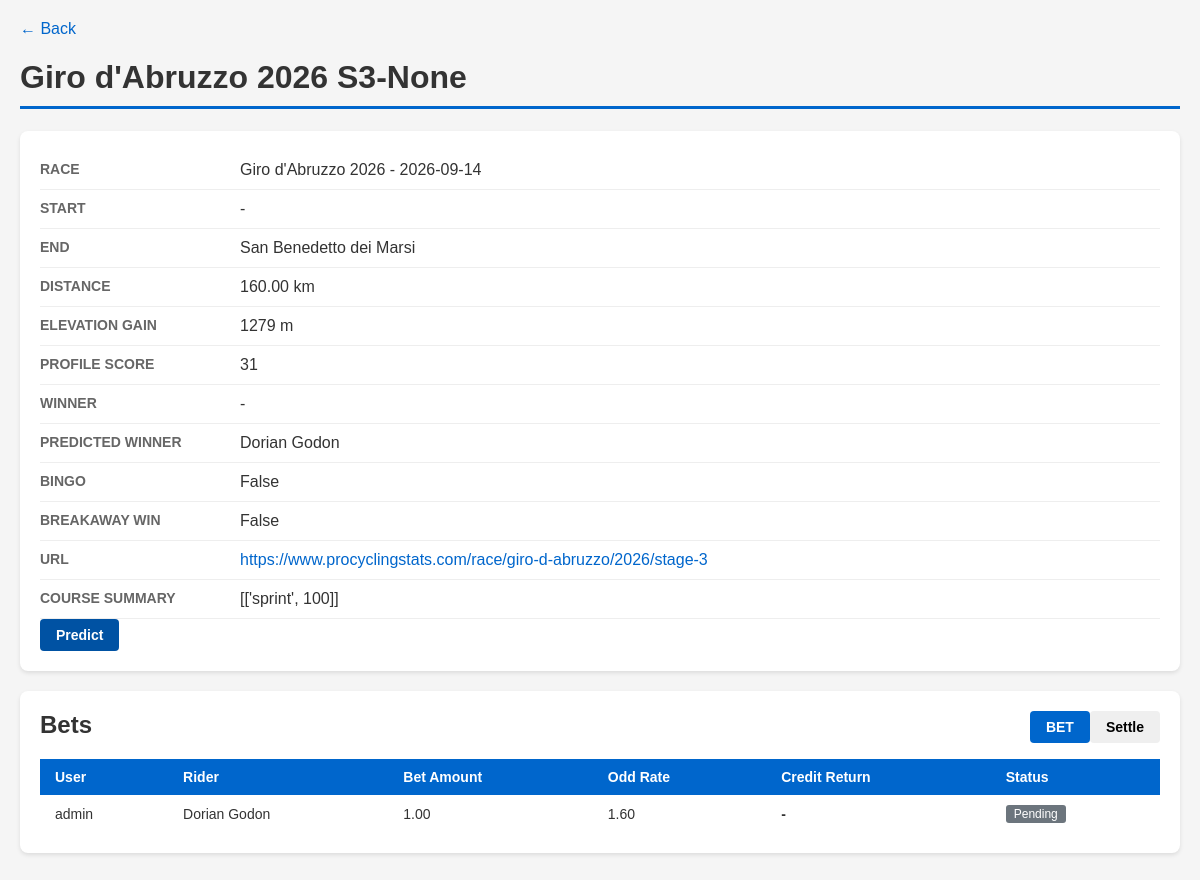
The app's page /course/159/, older data.
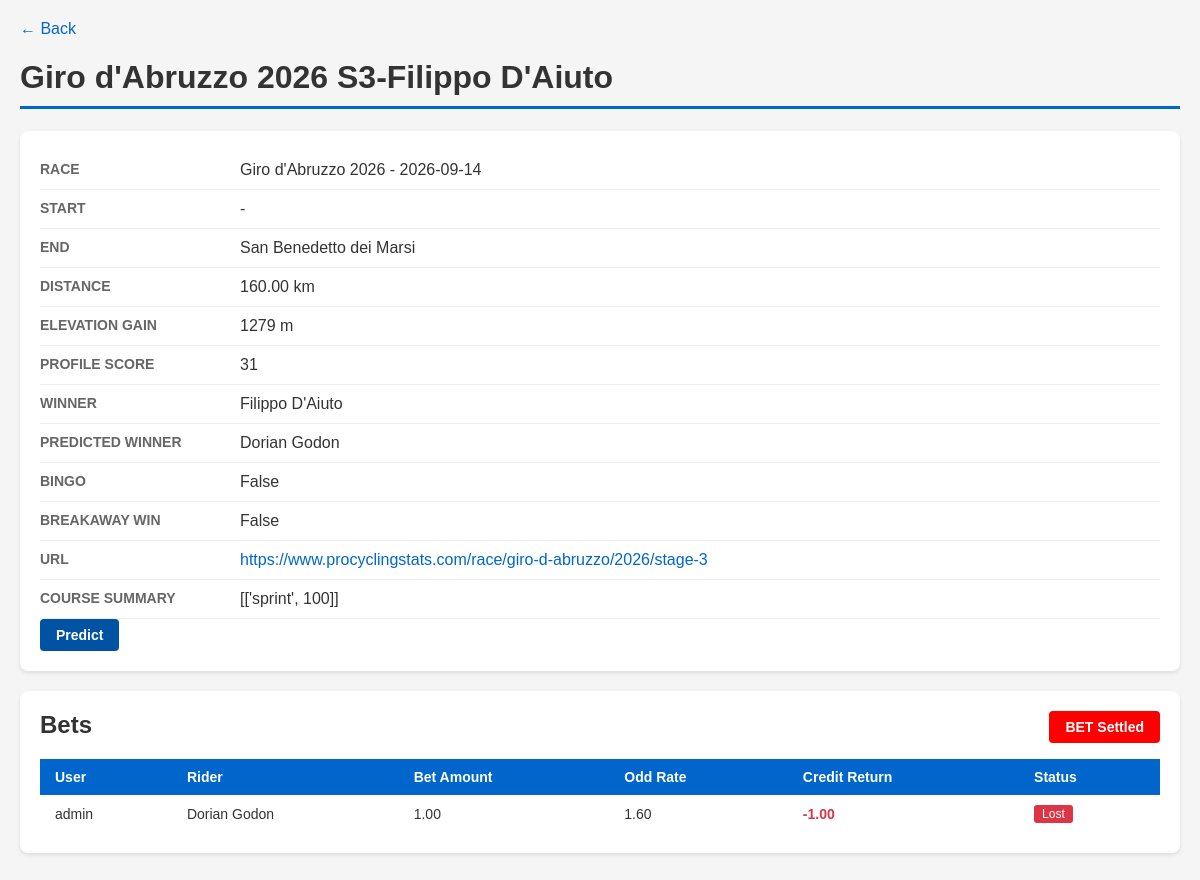
The same page, newer data.
### uci/models/course.py (models this page shows, shortened)
class Course(models.Model):
    DEFAULT_BET_AMOUNT = Decimal('1')
    race = models.ForeignKey(Race, on_delete=models.CASCADE, related_name='courses')
    name = models.CharField(max_length=200)
    start = models.CharField(max_length=120, null=True, blank=True)
    end = models.CharField(max_length=120, null=True, blank=True)
    distance_km = models.DecimalField(max_digits=6, decimal_places=2, null=True, blank=True)
    elevation_gain_m = models.IntegerField(null=True, blank=True)
    note = models.TextField(max_length=500, null=True, blank=True)
    key_point = models.JSONField(null=True, blank=True, default=list)
    course_summary = models.JSONField(null=True, blank=True)
    profile_score = models.IntegerField(null=True, blank=True)
    profile_score_20k = models.IntegerField(null=True, blank=True)
    winner = models.ForeignKey(Rider, on_delete=models.CASCADE, null=True, blank=True, related_name='course_winner')
    predict_winner = models.ForeignKey(Rider, on_delete=models.CASCADE, null=True, blank=True, related_name='course_predict_winner')
    pre_analysis = models.TextField(max_length=3000, null=True, blank=True)
    course_url = models.URLField(null=True, blank=True)
    is_won_by_breakaway = models.BooleanField(default=False)
    bingo_rate = models.DecimalField(max_digits=6, decimal_places=2, null=True, blank=True)
    settled = models.BooleanField(default=False)
    def __init__(self, *args, **kwargs):
        super().__init__(*args, **kwargs)
        self.__original_predict_winner_id = self.predict_winner_id
    def __str__(self):
        return f"{self.name}-{self.winner}"
    @property
    def bingo(self):
        return self.predict_winner == self.winner and self.winner is not None

### uci/models/bet.py (models this page shows, shortened)
class Bet(models.Model):
    STATUS_CHOICES = [
        ('pending', 'Pending'),
        ('won', 'Won'),
        ('lost', 'Lost'),
        ('cancelled', 'Cancelled'),
    ]
    user = models.ForeignKey(User, on_delete=models.CASCADE, related_name='bets')
    rider = models.ForeignKey(Rider, on_delete=models.CASCADE, related_name='bets')
    course = models.ForeignKey(Course, on_delete=models.CASCADE, related_name='bets')
    odd_rate = models.DecimalField(max_digits=6, decimal_places=2)
    bet_amount = models.DecimalField(max_digits=6, decimal_places=2, null=True, blank=True)
    status = models.CharField(max_length=10, choices=STATUS_CHOICES, default='pending')
    credit_return = models.DecimalField(max_digits=6, decimal_places=2, null=True, blank=True)

### uci/models/race.py (models this page shows, shortened)
class Race(models.Model):
    CATEGORY_CHOICES = [
        ('classic', 'Classic'),
        ('high_mountain', 'High Mountain'),
        ('flat', 'Flat'),
        ('tour', 'Tour'),
        ('weekly', 'Weekly'),
    ]
    name = models.CharField(max_length=200)
    date = models.DateField(null=True, blank=True)
    location = models.CharField(max_length=200)
    category = models.CharField(max_length=50, choices=CATEGORY_CHOICES, default='classic')
    winner = models.ForeignKey(Rider, on_delete=models.CASCADE, null=True, blank=True, related_name='race_winner')
    predict_winner = models.ForeignKey(Rider, on_delete=models.CASCADE, null=True, blank=True, related_name='race_predict_winner')
    one_day_race = models.BooleanField(default=False)
    note = models.TextField(null=True, blank=True)
    class Meta:
        ordering = ['-date']
    def __str__(self):
        return f"{self.name} - {self.date}"

### uci/models/rider.py (models this page shows, shortened)
class Rider(models.Model):
    FORM_TREND_CHOICES = [
        ('high', '↑'),
        ('increase', '↗'),
        ('normal', '→'),
        ('decrease', '↘'),
        ('low', '↓'),
    ]
    FORM_TO_TREND = {1: 'low', 2: 'decrease', 3: 'normal', 4: 'increase', 5: 'high'}
    SCORE_VALIDATORS = [MinValueValidator(1), MaxValueValidator(100)]
    name = models.CharField(max_length=100, unique=True)
    nationality = models.CharField(max_length=100, null=True, blank=True)
    date_of_birth = models.DateField(null=True, blank=True)
    note = models.TextField(max_length=500, null=True, blank=True)
    form = models.IntegerField(validators=[MinValueValidator(1), MaxValueValidator(5)], null=True, blank=True)
    form_trend = models.CharField(max_length=10, choices=FORM_TREND_CHOICES, null=True, blank=True, default='normal')
    form_duration = models.IntegerField(null=True, blank=True, default=14)
    date_duration_start = models.DateField(null=True, blank=True)
    breakaway = models.BooleanField(default=False)
    breakaway_note = models.CharField(max_length=100, null=True, blank=True)
    attack_index = models.IntegerField(null=True, blank=True, default=0)
    score_climb = models.IntegerField(null=True, blank=True, default=1, validators=SCORE_VALIDATORS)
    score_wave = models.IntegerField(null=True, blank=True, default=1, validators=SCORE_VALIDATORS)
    score_punch = models.IntegerField(null=True, blank=True, default=1, validators=SCORE_VALIDATORS)
    score_tt = models.IntegerField(null=True, blank=True, default=1, validators=SCORE_VALIDATORS)
    score_sprint = models.IntegerField(null=True, blank=True, default=1, validators=SCORE_VALIDATORS)
    score_steep = models.IntegerField(null=True, blank=True, default=1, validators=SCORE_VALIDATORS)
    limit_distance = models.FloatField(null=True, blank=True, default=10)
    limit_slope = models.FloatField(null=True, blank=True, default=10)
    form_history_cache = models.JSONField(default=list, blank=True)
    watch_listed = models.BooleanField(default=False)
    FORM_HISTORY_CACHE_MAX = 10
    class Meta:
        ordering = ['name']  # for admin
    def __str__(self):
        return f"{self.name}"

### uci/views.py (the view)
# urls.py: path('course/<int:pk>/', views.course_detail, name='course_detail'),
def course_detail(request, pk):
    course = get_object_or_404(Course, pk=pk)
    bets = Bet.objects.filter(course=course).select_related('user', 'rider')
    riders = Rider.objects.all()
    users = User.objects.all()
    return render(request, 'uci/course_detail.html', {'course': course, 'bets': bets, 'riders': riders, 'users': users})

### uci/templates/uci/course_detail.html (shortened to what this page needs)
<!DOCTYPE html>
<html lang="en">
<head>
</head>
<body>
    <a href="/">&larr; Back</a>
    <h1>{{ course }}</h1>
    <div class="card">
        <div class="field">
            <span class="label">Race</span>
            <span class="value">{{ course.race }}</span>
        </div>
        <div class="field">
            <span class="label">Start</span>
            <span class="value">{{ course.start|default:"-" }}</span>
        </div>
        <div class="field">
            <span class="label">End</span>
            <span class="value">{{ course.end|default:"-" }}</span>
        </div>
        <div class="field">
            <span class="label">Distance</span>
            <span class="value">{% if course.distance_km %}{{ course.distance_km }} km{% else %}-{% endif %}</span>
        </div>
        <div class="field">
            <span class="label">Elevation Gain</span>
            <span class="value">{% if course.elevation_gain_m %}{{ course.elevation_gain_m }} m{% else %}-{% endif %}</span>
        </div>
        <div class="field">
            <span class="label">Profile Score</span>
            <span class="value">{{ course.profile_score|default:"-" }}</span>
        </div>
        <div class="field">
            <span class="label">Winner</span>
            <span class="value">{{ course.winner|default:"-" }}</span>
        </div>
        <div class="field">
            <span class="label">Predicted Winner</span>
            <span class="value">{{ course.predict_winner|default:"-" }}</span>
        </div>
        <div class="field">
            <span class="label">Bingo</span>
            <span class="value">{{ course.bingo }}</span>
        </div>
        <div class="field">
            <span class="label">Breakaway Win</span>
            <span class="value">{{ course.is_won_by_breakaway }}</span>
        </div>
        {% if course.course_url %}
        <div class="field">
            <span class="label">URL</span>
            <span class="value"><a href="{{ course.course_url }}" target="_blank">{{ course.course_url }}</a></span>
        </div>
        {% endif %}
        {% if course.course_summary %}
        <div class="field">
            <span class="label">Course summary</span>
            <span class="value">{{ course.course_summary }}</span>
        </div>
        {% endif %}
        <a class="btn btn-predict" href="{% url 'uci:course_predict' course.pk %}">Predict</a>
    </div>
    <div class="card">
        <h2 style="margin-top:0; color:#333; display:inline-block;">Bets</h2>
        {% if not course.settled %}
            <button class="btn btn-settle" style="float:right;" onclick="document.getElementById('settleModal').classList.add('active')">Settle</button>
            <button class="btn btn-bet" style="float:right;" onclick="document.getElementById('betModal').classList.add('active')">BET</button>
        {% else %}
            <button class="btn btn-settled" style="float:right;)">BET Settled</button>
        {% endif %}
        {% if bets %}
        <table>
            <thead>
                <tr>
                    <th>User</th>
                    <th>Rider</th>
                    <th>Bet Amount</th>
                    <th>Odd Rate</th>
                    <th>Credit Return</th>
                    <th>Status</th>
                </tr>
            </thead>
            <tbody>
                {% for bet in bets %}
                <tr>
                    <td>{{ bet.user }}</td>
                    <td>{{ bet.rider }}</td>
                    <td>{{ bet.bet_amount|default:"-" }}</td>
                    <td>{{ bet.odd_rate }}</td>
                    <td style="{% if bet.credit_return > 0 %}color:#28a745;{% elif bet.credit_return < 0 %}color:#dc3545;{% endif %} font-weight:bold;">{{ bet.credit_return|default:"-" }}</td>
                    <td><span class="badge {{ bet.status }}">{{ bet.get_status_display }}</span></td>
                </tr>
                {% endfor %}
            </tbody>
        </table>
        {% else %}
            <div class="no-data">No bets for this course.</div>
        {% endif %}
    </div>
</body>
</html>

Row changes from the older to the newer data that the page shows:
changed Course "San Benedetto dei Marsi": name+winner "Giro d'Abruzzo 2026 S3-None" → "Giro d'Abruzzo 2026 S3-Filippo D'Aiuto"; winner "-" → "Filippo D'Aiuto"; settled False → True (drawn)
changed Bet "admin": credit_return "-" → "-1.00"; status "Pending" → "Lost"
Text that changed along with them:
text no longer shown: "Settle BET"
text now shown: "BET Settled"
